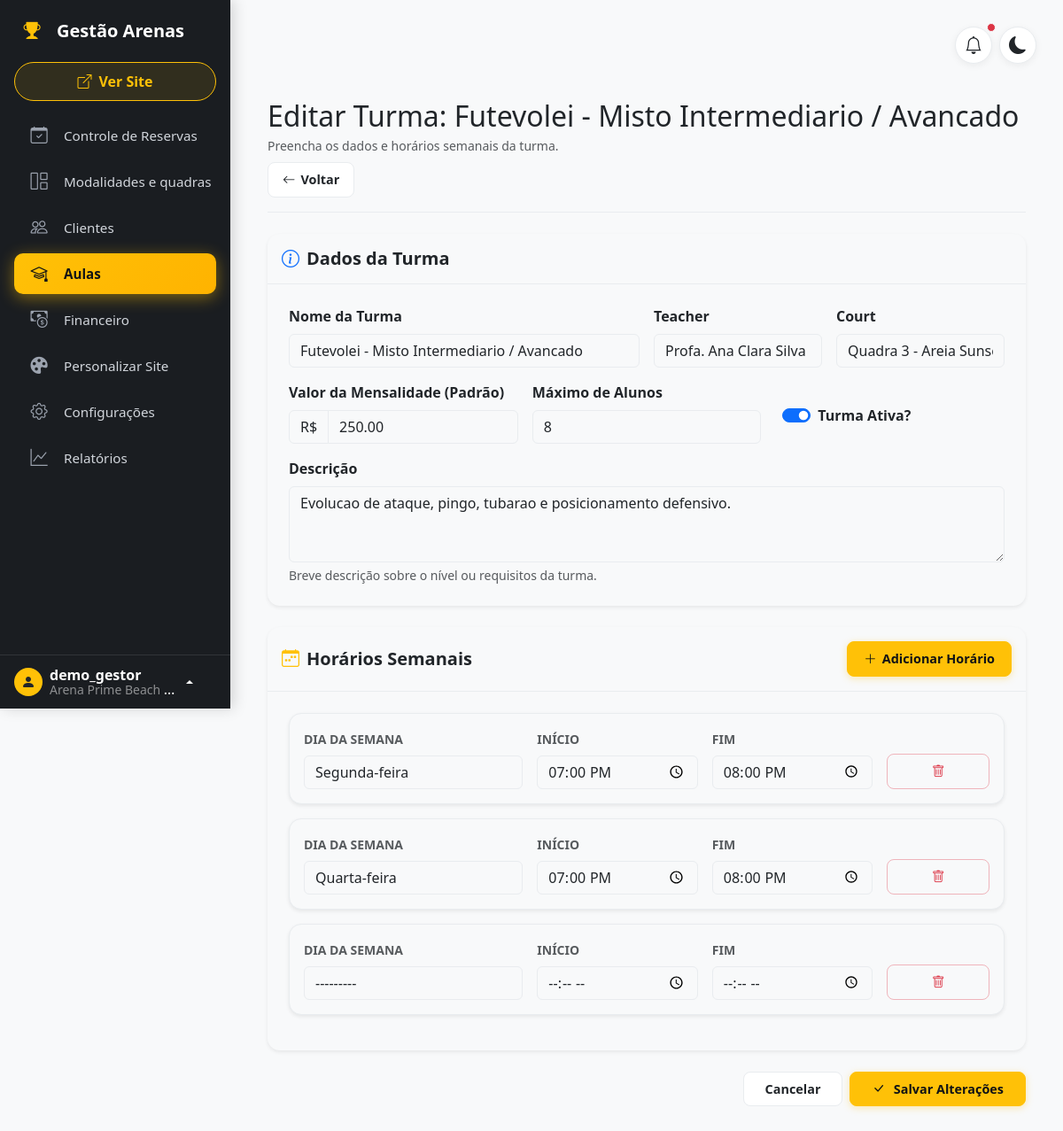
The page /gestao/arena-demo/aulas/turma/2/editar/ (signed in) on the database its author committed.
### apps/saas/models.py (models this page shows, shortened)
class Arena(TimeStampedModel):
    users = models.ManyToManyField(User, related_name='arenas', blank=True, verbose_name="Usuários da Arena")
    name = models.CharField(max_length=100, verbose_name="Nome da Arena")
    slug = models.SlugField(max_length=100, unique=True, verbose_name="URL (Slug)")
    owner_name = models.CharField(max_length=100, verbose_name="Nome do Proprietário")
    owner_phone = models.CharField(max_length=25, blank=True, null=True, verbose_name="WhatsApp / Telefone do Dono")
    owner_email = models.EmailField(blank=True, null=True, verbose_name="E-mail do Dono")
    cnpj = models.CharField(max_length=20, blank=True, null=True, verbose_name="CNPJ")
    monthly_fee = models.DecimalField(max_digits=10, decimal_places=2, default=0, verbose_name="Valor da Mensalidade (R$)")
    due_day = models.PositiveSmallIntegerField(default=10, verbose_name="Dia de Vencimento")
    is_active = models.BooleanField(default=True, verbose_name="Arena Ativa?")
    class Meta:
        verbose_name = "Arena"
        verbose_name_plural = "Arenas"

### apps/lessons/models.py (models this page shows, shortened)
class ClassGroup(models.Model):
    arena = models.ForeignKey(Arena, on_delete=models.CASCADE, related_name='classes')
    court = models.ForeignKey(Court, on_delete=models.SET_NULL, null=True, related_name='classes')
    teacher = models.ForeignKey(Teacher, on_delete=models.SET_NULL, null=True, related_name='classes')
    name = models.CharField("Nome da Turma", max_length=100)
    description = models.TextField("Descrição", blank=True)
    max_students = models.PositiveIntegerField("Máximo de Alunos", default=8)
    monthly_price = models.DecimalField("Valor da Mensalidade (Padrão)", max_digits=10, decimal_places=2)
    is_active = models.BooleanField("Turma Ativa", default=True)
    created_at = models.DateTimeField(auto_now_add=True)
    class Meta:
        verbose_name = "Turma"
        verbose_name_plural = "Turmas"

### apps/lessons/views/class_views.py (the view, shortened to what this page needs)
# urls.py: path('gestao/<slug:arena_slug>/aulas/turma/<int:pk>/editar/', ClassGroupUpdateView.as_view(), name='class_update'),
class ClassGroupUpdateView(ArenaOwnerRequiredMixin, UpdateView):
    model = ClassGroup
    form_class = ClassGroupForm
    template_name = 'lessons/classes/class_form.html'  # Reutilizamos o mesmo template
    context_object_name = 'turma'
    def get_queryset(self):
        return ClassGroup.objects.filter(arena__slug=self.kwargs['arena_slug'])
    def get_form_kwargs(self):
        kwargs = super().get_form_kwargs()
        kwargs['arena_slug'] = self.kwargs['arena_slug']
        return kwargs
    def get_context_data(self, **kwargs):
        data = super().get_context_data(**kwargs)
        data['arena'] = get_object_or_404(Arena, slug=self.kwargs['arena_slug'])
        if self.request.POST:
            data['schedules'] = ClassScheduleFormSet(self.request.POST, instance=self.object)
        else:
            data['schedules'] = ClassScheduleFormSet(instance=self.object)
        data['titulo_pagina'] = f"Editar Turma: {self.object.name}"
        data['texto_botao'] = "Salvar Alterações"
        return data

### apps/lessons/templates/lessons/classes/class_form.html (shortened to what this page needs)
{% extends 'backoffice/base_dashboard.html' %}
{% load static %}
{% block content %}
<div class="container-fluid py-3">
    <div class="d-flex justify-content-between align-items-center flex-wrap gap-2 mb-4 border-bottom pb-3">
        <div>
            <h1 class="h2 mb-1">{{ titulo_pagina|default:"Nova Turma" }}</h1>
            <p class="text-body-secondary small mb-0">Preencha os dados e horários semanais da turma.</p>
        </div>
        <a href="{% url 'lessons:aulas' arena_slug=view.kwargs.arena_slug %}" class="btn btn-action">
            <i class="bi bi-arrow-left"></i> Voltar
        </a>
    </div>
    <div class="row justify-content-center">
        <div class="col-12">
            <form method="post" id="class-form">
                <div class="card shadow-sm mb-4 border-0">
                    <div class="card-header bg-transparent py-3 border-bottom">
                        <h5 class="mb-0 text-body fw-bold"><i class="bi bi-info-circle me-2 text-primary"></i>Dados da Turma</h5>
                    </div>
                    <div class="card-body p-4">
                        <div class="row g-3">
                            <div class="col-12 col-md-6">
                                <label class="form-label fw-bold">{{ form.name.label }}</label>
                                {{ form.name }}
                            </div>
                            <div class="col-12 col-sm-6 col-md-3">
                                <label class="form-label fw-bold">{{ form.teacher.label }}</label>
                                {{ form.teacher }}
                            </div>
                            <div class="col-12 col-sm-6 col-md-3">
                                <label class="form-label fw-bold">{{ form.court.label }}</label>
                                {{ form.court }}
                            </div>
                            <div class="col-12 col-sm-6 col-md-4">
                                <label class="form-label fw-bold">{{ form.monthly_price.label }}</label>
                                <div class="input-group">
                                    <span class="input-group-text bg-body-tertiary">R$</span>
                                    {{ form.monthly_price }}
                                </div>
                            </div>
                            <div class="col-12 col-sm-6 col-md-4">
                                <label class="form-label fw-bold">{{ form.max_students.label }}</label>
                                {{ form.max_students }}
                            </div>
                            <div class="col-12 col-md-4 d-flex align-items-center mt-3 mt-md-4">
                                <div class="form-check form-switch ps-5">
                                    {{ form.is_active }}
                                    <label class="form-check-label fw-bold" for="{{ form.is_active.id_for_label }}">
                                        Turma Ativa?
                                    </label>
                                </div>
                            </div>
                            <div class="col-12">
                                <label class="form-label fw-bold">{{ form.description.label }}</label>
                                {{ form.description }}
                                <div class="text-body-secondary small mt-1">Breve descrição sobre o nível ou requisitos da turma.</div>
                            </div>
                        </div>
                    </div>
                </div>
                <div class="card shadow-sm mb-4 border-0">
                    <div class="card-header bg-transparent py-3 d-flex flex-wrap gap-2 justify-content-between align-items-center border-bottom">
                        <h5 class="mb-0 text-body fw-bold"><i class="bi bi-calendar-week me-2 text-warning"></i>Horários Semanais</h5>
                        <button type="button" id="add-schedule" class="btn btn-sm btn-action-primary">
                            <i class="bi bi-plus-lg"></i> Adicionar Horário
                        </button>
                    </div>
                    <div class="card-body p-4">
                        <div id="schedule-container">
                            {% for schedule_form in schedules %}
                                <div class="schedule-row card mb-3 border shadow-sm">
                                    <div class="card-body py-3">
                                        <div class="row g-3 align-items-end">
                                            <div class="col-12 col-md-4">
                                                <label class="form-label small text-body-secondary text-uppercase fw-bold">Dia da Semana</label>
                                                {{ schedule_form.day_of_week }}
                                            </div>
                                            <div class="col-6 col-md-3">
                                                <label class="form-label small text-body-secondary text-uppercase fw-bold">Início</label>
                                                {{ schedule_form.start_time }}
                                            </div>
                                            <div class="col-6 col-md-3">
                                                <label class="form-label small text-body-secondary text-uppercase fw-bold">Fim</label>
                                                {{ schedule_form.end_time }}
                                            </div>
                                            <div class="col-12 col-md-2 text-end">
                                                {% if schedules.can_delete %}
                                                    {% if schedule_form.instance.pk %}
                                                        <button type="button" class="btn btn-action-danger delete-existing-schedule w-100 w-md-auto" title="Excluir Horário">
                                                            <span class="d-md-none">Excluir</span><i class="bi bi-trash d-none d-md-inline"></i>
                                                        </button>
                                                    {% else %}
                                                        <button type="button" class="btn btn-action-danger remove-schedule w-100 w-md-auto" title="Remover linha">
                                                            <span class="d-md-none">Remover</span><i class="bi bi-trash d-none d-md-inline"></i>
                                                        </button>
                                                    {% endif %}
                                                {% endif %}
                                            </div>
                                        </div>
                                    </div>
                                </div>
                            {% endfor %}
                        </div>
                    </div>
                </div>
                <div class="d-flex justify-content-end flex-wrap gap-2 mb-5">
                    <a href="{% url 'lessons:grade_completa' arena_slug=view.kwargs.arena_slug %}" class="btn btn-action px-4">Cancelar</a>
                    <button type="submit" class="btn btn-action-primary px-4 fw-bold">
                        <i class="bi bi-check-lg me-1"></i>{{ texto_botao|default:"Salvar Dados" }}
                    </button>
                </div>
            </form>
        </div>
    </div>
</div>
{% endblock %}

### apps/backoffice/templates/backoffice/base_dashboard.html (shortened to what this page needs)
<!DOCTYPE html>
<html lang="pt-br" data-bs-theme="light">
<head>
    <link href="https://cdn.jsdelivr.net/npm/bootstrap@5.3.0/dist/css/bootstrap.min.css" rel="stylesheet">
    <link rel="stylesheet" href="https://cdn.jsdelivr.net/npm/bootstrap-icons@1.10.0/font/bootstrap-icons.css">
</head>
<body class="bg-body-tertiary">
<div class="d-flex" style="min-height: 100vh;">
    <nav class="sidebar" id="sidebar">
        <div class="sidebar-header" id="logo-toggle">
            <div class="nav-icon text-warning"><i class="bi bi-trophy-fill"></i></div>
            <span class="fs-5 fw-bold sidebar-text">Gestão Arenas</span>
        </div>
        <div class="sidebar-btn-container">
            <a href="{% url 'scheduler:arena_home' arena_slug=arena.slug %}" target="_blank" class="btn btn-outline-primary btn-agendamento">
                <i class="bi bi-box-arrow-up-right"></i>
                <span class="sidebar-text ms-2">Ver Site</span>
            </a>
        </div>
        <div class="sidebar-menu">
            <a href="{% url 'backoffice:dashboard' arena_slug=arena.slug %}" class="nav-link text-decoration-none " title="Controle de Reservas">
                <div class="nav-icon"><i class="bi bi-calendar-check"></i></div>
                <span class="sidebar-text">Controle de Reservas</span>
            </a>
            <a href="{% url 'backoffice:court_list' arena_slug=arena.slug %}" class="nav-link text-decoration-none {% if 'quadras' in request.path or 'modalidades' in request.path %}active{% endif %}" title="Modalidades e quadras">
                <div class="nav-icon"><i class="bi bi-grid-1x2"></i></div>
                <span class="sidebar-text">Modalidades e quadras</span>
            </a>
            <a href="{% url 'backoffice:customer_list' arena_slug=arena.slug %}" class="nav-link text-decoration-none {% if 'clientes' in request.path %}active{% endif %}" title="Clientes">
                <div class="nav-icon"><i class="bi bi-people"></i></div>
                <span class="sidebar-text">Clientes</span>
            </a>
            <a href="{% url 'lessons:aulas' arena_slug=arena.slug %}" class="nav-link text-decoration-none {% if 'aulas' in request.path or 'turmas' in request.path or 'professores' in request.path or 'alunos' in request.path or 'matricula' in request.path or 'grade-completa' in request.path %}active{% endif %}" title="Aulas">
                <div class="nav-icon"><i class="bi bi-mortarboard"></i></div>
                <span class="sidebar-text">Aulas</span>
            </a>
            <a href="{% url 'lessons:financial_list' arena_slug=arena.slug %}" class="nav-link text-decoration-none {% if 'financeiro' in request.path and 'configuracoes' not in request.path %}active{% endif %}" title="Financeiro">
                <div class="nav-icon"><i class="bi bi-cash-coin"></i></div>
                <span class="sidebar-text">Financeiro</span>
            </a>
            <a href="{% url 'backoffice:site_customize' arena_slug=arena.slug %}" class="nav-link text-decoration-none {% if 'personalizar' in request.path %}active{% endif %}" title="Personalizar Site">
                <div class="nav-icon"><i class="bi bi-palette-fill"></i></div>
                <span class="sidebar-text">Personalizar Site</span>
            </a>
            <a href="{% url 'backoffice:arena_config' arena_slug=arena.slug %}" class="nav-link text-decoration-none " title="Configurações">
                <div class="nav-icon"><i class="bi bi-gear"></i></div>
                <span class="sidebar-text">Configurações</span>
            </a>
            <a href="{% url 'backoffice:reports' arena_slug=arena.slug %}" class="nav-link text-decoration-none {% if 'relatorios' in request.path %}active{% endif %}" title="Relatórios">
                <div class="nav-icon"><i class="bi bi-graph-up"></i></div>
                <span class="sidebar-text">Relatórios</span>
            </a>
        </div>
        <div class="sidebar-footer">
            <div class="dropdown dropup">
                <a href="#" class="user-dropdown-toggle dropdown-toggle" id="dropdownUser1" data-bs-toggle="dropdown" aria-expanded="false" data-bs-display="static">
                    <div class="rounded-circle bg-warning text-dark d-flex align-items-center justify-content-center flex-shrink-0" style="width: 32px; height: 32px;">
                        <i class="bi bi-person-fill"></i>
                    </div>
                    <div class="sidebar-text ms-2 lh-1 text-truncate" style="max-width: 150px;">
                        <strong class="d-block">{{ user.username }}</strong>
                        <small class="text-white-50">{{ arena.name }}</small>
                    </div>
                </a>
            </div>
        </div>
    </nav>
    <main class="content">
        <div class="d-flex justify-content-between align-items-center mb-4 gap-3">
            <div class="d-flex align-items-center gap-2">
                <button class="topbar-action-btn" type="button" title="Notificações">
                    <i class="bi bi-bell fs-5"></i>
                    <span class="position-absolute top-0 start-100 translate-middle p-1 bg-danger border border-light rounded-circle">
                    </span>
                </button>
                <button id="theme-toggle" class="topbar-action-btn" type="button" title="Alternar tema claro/escuro">
                    <i class="bi bi-moon-fill fs-5" id="theme-icon"></i>
                </button>
            </div>
        </div>
        {% block content %}{% endblock %}
    </main>
</div>
</body>
</html>

### rows shown on the page
Arena: name "Arena Prime Beach…"
ClassGroup: name "Futevolei - Misto Intermediario / Avancado", teacher "Profa. Ana Clara Silva", court "Quadra 3 - Areia Sunset (Arena Prime Beach & Sports)", monthly_price "250.00", max_students "8", is_active "☑", description "Evolucao de ataque, pingo, tubarao e posicionamento defensivo."

### other values the page prints
{{ user.username }} "demo_gestor"
{{ titulo_pagina|default:"Nova Turma" }} "Editar Turma: Futevolei - Misto Intermediario / Avancado"
{{ texto_botao|default:"Salvar Dados" }} "Salvar Alterações"
